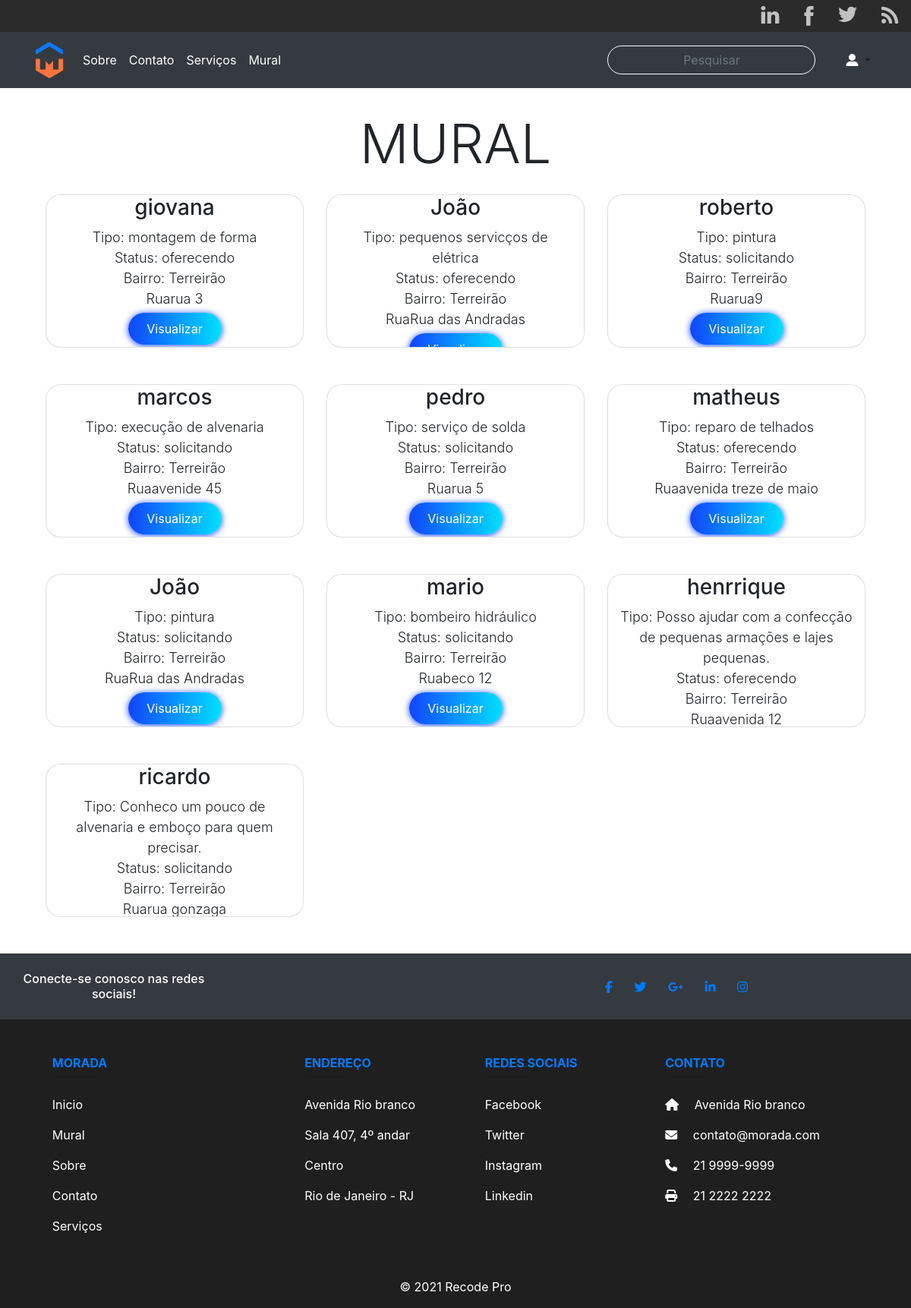
The app's page /mural.php with its own data.
### tables this page shows
CREATE TABLE `servicos` (
  `idservicos` int NOT NULL AUTO_INCREMENT,
  `usuario` int DEFAULT NULL,
  `tipo` varchar(45) DEFAULT NULL,
  `categoria` varchar(45) DEFAULT NULL,
  `descricao` varchar(700) DEFAULT NULL,
  `email` varchar(45) DEFAULT NULL,
  `parceiro` varchar(100) DEFAULT NULL,
  `mensagem` varchar(500) DEFAULT NULL,
  PRIMARY KEY (`idservicos`),
  KEY `fk_servicos_idx` (`usuario`),
  CONSTRAINT `fk_servicos` FOREIGN KEY (`usuario`) REFERENCES `usuarios` (`idusuario`)
);

CREATE TABLE `usuarios` (
  `idusuario` int NOT NULL AUTO_INCREMENT,
  `nome` varchar(45) DEFAULT NULL,
  `sobrenome` varchar(45) DEFAULT NULL,
  `email` varchar(45) DEFAULT NULL,
  `senha` varchar(45) DEFAULT NULL,
  `sobre` varchar(45) DEFAULT NULL,
  `endereco` varchar(45) DEFAULT NULL,
  `bairro` varchar(45) DEFAULT NULL,
  `cep` varchar(45) DEFAULT NULL,
  `telefone` varchar(45) DEFAULT NULL,
  `complemento` varchar(45) DEFAULT NULL,
  `estrela` varchar(45) DEFAULT NULL,
  PRIMARY KEY (`idusuario`)
);

### mural.php (the view, shortened to what this page needs)
<?php
require "./php/actions/conexaodb.php";
?>
<?php
require "./php/includes/menu.php"; ?>
<!DOCTYPE html>
<html lang="pt-BR">
<head>
    <link rel="stylesheet" href="css/projetos.css">
    <link rel="stylesheet" href="https://stackpath.bootstrapcdn.com/bootstrap/4.1.3/css/bootstrap.min.css">
</head>
<body>
    <div class="container text-center">
        <h3 class="display-3 " style=" margin-top:30px;">MURAL</h3>
    </div>
    <div class="container">
        <div class="container mt-4 text-center">
            <div class="row">
                <?php
                $pesquisar = '';
                $result_usuarios = "SELECT nome, descricao, bairro, endereco, idusuario, tipo FROM usuarios JOIN servicos ON usuarios.idusuario = servicos.usuario WHERE descricao > '0' and  endereco LIKE '%$pesquisar%';";
                $result = $conn->query($result_usuarios);
                if ($result->num_rows > 0 && $pesquisar === 0) {
                    while ($row = $result->fetch_assoc()) {
                ?>
                        <div class="col-sm-4">
                            <div class="card mb-5 rounded">
                                <div class="container">
                                    <div class=" anyClass">
                                        <h3 class="display-7"><?php echo $row['nome']; ?></h3>
                                        <p class="lead"><?php echo "Status: ", $row['tipo']; ?></p>
                                        <p class=" lead"><?php echo "Tipo: ", $row['descricao']; ?></p>
                                        <p class="lead"><?php echo "Bairro: ", $row['bairro']; ?></p>
                                        <p class="lead"><?php echo "Rua", $row['endereco']; ?></p>
                                        <button type="button" class="btn text-white edit"><a href="./perfilpublico.php?id=<?php echo $row['idusuario']; ?>">Visualizar</a></button>
                                    </div>
                                </div>
                            </div>
                        </div>
                    <?php }
                } else {
                    while ($row = $result->fetch_assoc()) {
                    ?>
                        <div class="col-sm-4">
                            <div class="card mb-5 rounded">
                                <div class="container">
                                    <div class="anyClass">
                                        <h3 class="display-7"><?php echo $row['nome']; ?></h3>
                                        <p class=" lead"><?php echo "Tipo: ", $row['descricao']; ?></p>
                                        <p class="lead"><?php echo "Status: ", $row['tipo']; ?></p>
                                        <p class="lead"><?php echo "Bairro: ", $row['bairro']; ?></p>
                                        <p class="lead"><?php echo "Rua", $row['endereco']; ?></p>
                                        <button type="button" class="btn text-white edit"><a href="./perfilpublico.php?id=<?php echo $row['idusuario']; ?>">Visualizar</a></button>
                                    </div>
                                </div>
                            </div>
                        </div>
                <?php
                    }
                }
                ?>
            </div>
        </div>
    </div>
</body>
</html>

### mural.php (style rules this page uses)
.edit { color: #fff !important; background: -webkit-linear-gradient(right, #00e0ff, #1145ff); border: none; border-radius: 21px; box-shadow: 0px 1px 8px #1145ff; height: 42.3px; margin: 0 auto; margin-top: 5px; transition: 0.25s; width: 123px; }
.edit a { text-decoration: none; color: #fff; }
.anyClass p { margin: 0; font-size: 18px; }
.anyClass { height: 200px !important; overflow-y: auto; }
.card { border-radius: 20px !important; }

### records on screen
servicos: usuario.nome "giovana", descricao "montagem de forma", tipo "oferecendo", usuario.bairro "Terreirão", usuario.endereco "rua 3"
servicos: usuario.nome "João", descricao "pequenos servicços de elétrica", tipo "oferecendo", usuario.bairro "Terreirão", usuario.endereco "Rua das Andradas"
servicos: usuario.nome "roberto", descricao "pintura", tipo "solicitando", usuario.bairro "Terreirão", usuario.endereco "rua9"
servicos: usuario.nome "marcos", descricao "execução de alvenaria", tipo "solicitando", usuario.bairro "Terreirão", usuario.endereco "avenide 45"
servicos: usuario.nome "pedro", descricao "serviço de solda", tipo "solicitando", usuario.bairro "Terreirão", usuario.endereco "rua 5"
servicos: usuario.nome "matheus", descricao "reparo de telhados", tipo "oferecendo", usuario.bairro "Terreirão", usuario.endereco "avenida treze de maio"
servicos: usuario.nome "João", descricao "pintura", tipo "solicitando", usuario.bairro "Terreirão", usuario.endereco "Rua das Andradas"
servicos: usuario.nome "mario", descricao "bombeiro hidráulico", tipo "solicitando", usuario.bairro "Terreirão", usuario.endereco "beco 12"
servicos: usuario.nome "henrrique", descricao "Posso ajudar com a confecção de pequenas armações e lajes pequenas.", tipo "oferecendo", usuario.bairro "Terreirão", usuario.endereco "avenida 12"
servicos: usuario.nome "ricardo", descricao "Conheco um pouco de alvenaria e emboço para quem precisar.", tipo "solicitando", usuario.bairro "Terreirão", usuario.endereco "rua gonzaga"
